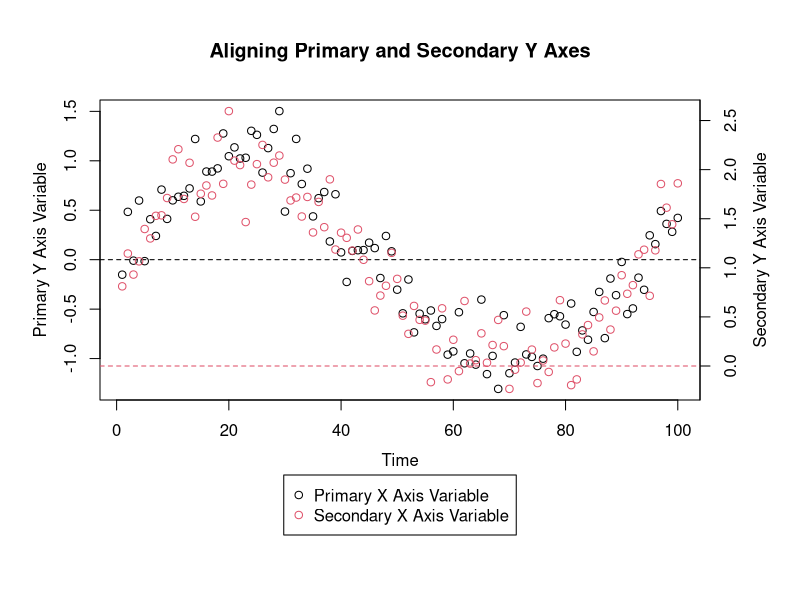
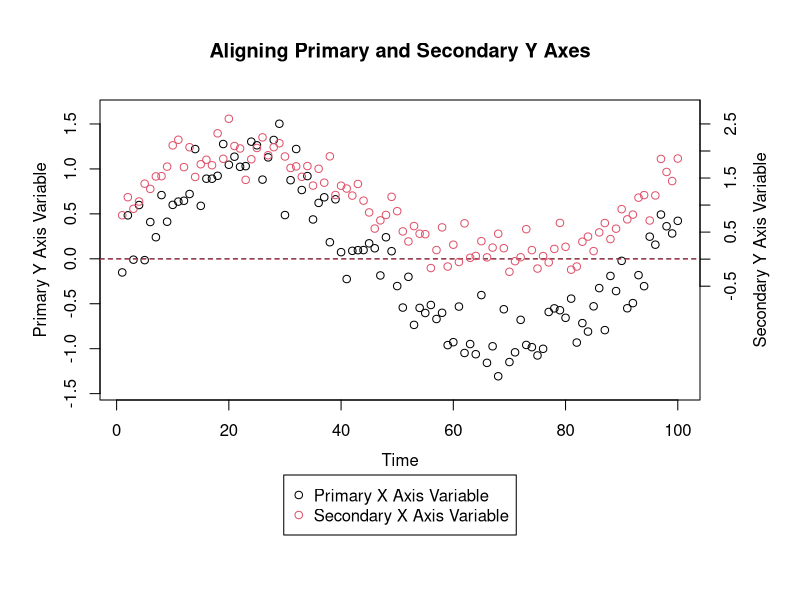

Reproduce these figures in R, in order.

# Aligning a Value on Primary and Secondary Y Axes in R
# David Moore


# You might want to align a value (such as 0) on both the
# primary and secondary y axes. Aligning values can't
# typically be done by default. You could manually
# define axis limits for both axes to align a value, but
# if you manually choose values for these limits, you
# might end up with more space on the top or the bottom
# of the graph than is desireable.

# This code will determine how to optimally align a value
# on both the primary and the secondary y axes such that
# there isn't too much additional space on the top or the
# bottom of any graph.


# Generate some made-up data

Practice_Data <- data.frame(Time = 1:100, Primary_Y_Axis_Variable = sin(1:100 / 15) + rnorm(100, 0, 0.25), Secondary_Y_Axis_Variable = sin(1:100 / 15) + rnorm(100, 1, 0.25))


# Graph the data

par(mar = c(10, 5, 5, 5))
with(Practice_Data, plot(Time, Primary_Y_Axis_Variable, xlab = "", ylab = ""))
mtext("Time", 1, 2.5)
mtext("Primary Y Axis Variable", 2, 2.5)
title("Aligning Primary and Secondary Y Axes")
abline(h = 0, lty = 2)
par(new = T)
with(Practice_Data, plot(Time, Secondary_Y_Axis_Variable, col = 2, xlab = "", ylab = "", axes = F))
axis(4, pretty(Practice_Data$Secondary_Y_Axis_Variable))
mtext("Secondary Y Axis Variable", 4, 2.5)
abline(h = 0, col = 2, lty = 2)
legend("bottom", legend = c("Primary X Axis Variable", "Secondary X Axis Variable"), pch = 1, col = 1:2, xpd = T, inset = c(0, -0.45))


# On this graph, it might be desireable to line up the two
# y axes such that 0 is at the same height on the graph for
# both of them.

# The code below will line up a value on both axes. This
# value doesn't necessarily have to be 0, and we will
# define the value by defining a 'Value_to_Align' object.

# This code takes care of all possibly situations. First,
# it determines which axis to shift - to align a particular
# value, only one axis can be shifted if all data points
# are still to appear on the graph. Then, it determines
# whether this axis will have to be shifted up or down (or
# neither, if it is already aligned).


# Let's first define the value to align the axes by.

Value_to_Align <- 0


# Let's also calculate axis buffers. These buffers will
# determine the minimum amount of space to leave on the
# top and the bottom of each graph. I arbitrarily
# selected a 10 % buffer so that 5 % of the axis range
# will be left as blank space on each end (the top and
# the bottom) of the graph. We will add this value to
# the maximum finite value to get the upper axis range
# limit for each axis separately and we will subtract
# this value to the minimum finite value to get the
# lower axis range limit for each axis separately.

Minimum_Primary_Y_Axis_Variable_Value <- min(Practice_Data$Primary_Y_Axis_Variable[is.finite(Practice_Data$Primary_Y_Axis_Variable)])
Maximum_Primary_Y_Axis_Variable_Value <- max(Practice_Data$Primary_Y_Axis_Variable[is.finite(Practice_Data$Primary_Y_Axis_Variable)])
Minimum_Secondary_Y_Axis_Variable_Value <- min(Practice_Data$Secondary_Y_Axis_Variable[is.finite(Practice_Data$Secondary_Y_Axis_Variable)])
Maximum_Secondary_Y_Axis_Variable_Value <- max(Practice_Data$Secondary_Y_Axis_Variable[is.finite(Practice_Data$Secondary_Y_Axis_Variable)])
Primary_Y_Axis_Buffer <- ((Maximum_Primary_Y_Axis_Variable_Value - Minimum_Primary_Y_Axis_Variable_Value) * 1.1 - (Maximum_Primary_Y_Axis_Variable_Value - Minimum_Primary_Y_Axis_Variable_Value)) / 2
Secondary_Y_Axis_Buffer <- ((Maximum_Secondary_Y_Axis_Variable_Value - Minimum_Secondary_Y_Axis_Variable_Value) * 1.1 - (Maximum_Secondary_Y_Axis_Variable_Value - Minimum_Secondary_Y_Axis_Variable_Value)) / 2


# Now, we'll determine which axis we will shift. Again,
# only one axis can be shifted to align the value we
# chose while ensuring all data points still appear on
# the graph. To figure out which axis to shift, we can
# see which variable already has the value we wish to
# align closer to plot center.

Ratio_of_Value_to_Align_to_Primary_Y_Axis_Range <- (Value_to_Align - Minimum_Primary_Y_Axis_Variable_Value) / (Maximum_Primary_Y_Axis_Variable_Value - Minimum_Primary_Y_Axis_Variable_Value)
Ratio_of_Value_to_Align_to_Secondary_Y_Axis_Range <- (Value_to_Align - Minimum_Secondary_Y_Axis_Variable_Value) / (Maximum_Secondary_Y_Axis_Variable_Value - Minimum_Secondary_Y_Axis_Variable_Value)
if (abs(0.5 - Ratio_of_Value_to_Align_to_Primary_Y_Axis_Range) > abs(0.5 - Ratio_of_Value_to_Align_to_Secondary_Y_Axis_Range)) {
  Axis_to_Align <- "Primary"
} else if (abs(0.5 - Ratio_of_Value_to_Align_to_Primary_Y_Axis_Range) < abs(0.5 - Ratio_of_Value_to_Align_to_Secondary_Y_Axis_Range)) {
  Axis_to_Align <- "Secondary"
} else if (abs(0.5 - Ratio_of_Value_to_Align_to_Primary_Y_Axis_Range) == abs(0.5 - Ratio_of_Value_to_Align_to_Secondary_Y_Axis_Range)) {
  Axis_to_Align <- "Neither"
}


# Now that we know which axis's scale will need to be
# altered, we can calculate the new axis limits.
# Essentially, we will alter the axis we need to
# rescale such that the ratio of the value to align
# to the overall axis range for that axis will be the
# same as that ratio for the axis that isn't being
# altered.

if (Axis_to_Align == "Primary") {
  Primary_Y_Axis_Range <- if(Ratio_of_Value_to_Align_to_Secondary_Y_Axis_Range > Ratio_of_Value_to_Align_to_Primary_Y_Axis_Range) {
    # This part takes care of the case when the primary axis's scale must shift up to align properly
    c(((Ratio_of_Value_to_Align_to_Secondary_Y_Axis_Range * Maximum_Primary_Y_Axis_Variable_Value - Value_to_Align) / (Ratio_of_Value_to_Align_to_Secondary_Y_Axis_Range - 1)) - Primary_Y_Axis_Buffer, Maximum_Primary_Y_Axis_Variable_Value + Primary_Y_Axis_Buffer)
  } else if (Ratio_of_Value_to_Align_to_Primary_Y_Axis_Range > Ratio_of_Value_to_Align_to_Secondary_Y_Axis_Range) {
    # This part takes care of the case when the primary axis's scale must shift down to align properly
    c(Minimum_Primary_Y_Axis_Variable_Value - Primary_Y_Axis_Buffer, ((Value_to_Align - Minimum_Primary_Y_Axis_Variable_Value + Ratio_of_Value_to_Align_to_Secondary_Y_Axis_Range * Minimum_Primary_Y_Axis_Variable_Value) / Ratio_of_Value_to_Align_to_Secondary_Y_Axis_Range) + Primary_Y_Axis_Buffer)
  }
  Secondary_Y_Axis_Range <- c(Minimum_Secondary_Y_Axis_Variable_Value - Secondary_Y_Axis_Buffer, Maximum_Secondary_Y_Axis_Variable_Value + Secondary_Y_Axis_Buffer)
} else if (Axis_to_Align == "Secondary") {
  Primary_Y_Axis_Range <- c(Minimum_Primary_Y_Axis_Variable_Value - Primary_Y_Axis_Buffer, Maximum_Primary_Y_Axis_Variable_Value + Primary_Y_Axis_Buffer)
  Secondary_Y_Axis_Range <- if(Ratio_of_Value_to_Align_to_Primary_Y_Axis_Range > Ratio_of_Value_to_Align_to_Secondary_Y_Axis_Range) {
    # This part takes care of the case when the secondary axis's scale must shift up to align properly
    c(((Ratio_of_Value_to_Align_to_Primary_Y_Axis_Range * Maximum_Secondary_Y_Axis_Variable_Value - Value_to_Align) / (Ratio_of_Value_to_Align_to_Primary_Y_Axis_Range - 1) - Secondary_Y_Axis_Buffer), Maximum_Secondary_Y_Axis_Variable_Value + Secondary_Y_Axis_Buffer)
  } else if (Ratio_of_Value_to_Align_to_Secondary_Y_Axis_Range > Ratio_of_Value_to_Align_to_Primry_Y_Axis_Range) {
    # This part takes care of the case when the secondary axis's scale must shift down to align properly
    c(Minimum_Secondary_Y_Axis_Variable_Value - Secondary_Y_Axis_Buffer, ((Value_to_Align - Minimum_Secondary_Y_Axis_Variable_Value + Ratio_of_Value_to_Align_to_Primary_Y_Axis_Range * Minimum_Secondary_Y_Axis_Variable_Value) / Ratio_of_Value_to_Align_to_Primary_Y_Axis_Range) + Secondary_Y_Axis_Buffer)
  }
} else if (Axis_to_Align == "Neither") {
  Primary_Y_Axis_Range <- c(Minimum_Primary_Y_Axis_Variable_Value - Primary_Y_Axis_Buffer, Maximum_Primary_Y_Axis_Variable_Value + Primary_Y_Axis_Buffer)
  Secondary_Y_Axis_Range <- c(Minimum_Secondary_Y_Axis_Variable_Value - Secondary_Y_Axis_Buffer, Maximum_Secondary_Y_Axis_Variable_Value + Secondary_Y_Axis_Buffer)
}


# Here is the final product:

par(mar = c(10, 5, 5, 5))
with(Practice_Data, plot(Time, Primary_Y_Axis_Variable, xlab = "", ylab = "", ylim = Primary_Y_Axis_Range))
mtext("Time", 1, 2.5)
mtext("Primary Y Axis Variable", 2, 2.5)
title("Aligning Primary and Secondary Y Axes")
abline(h = 0, lty = 2)
par(new = T)
with(Practice_Data, plot(Time, Secondary_Y_Axis_Variable, col = 2, xlab = "", ylab = "", ylim = Secondary_Y_Axis_Range, axes = F))
axis(4, pretty(Practice_Data$Secondary_Y_Axis_Variable))
mtext("Secondary Y Axis Variable", 4, 2.5)
abline(h = 0, col = 2, lty = 2)
legend("bottom", legend = c("Primary X Axis Variable", "Secondary X Axis Variable"), pch = 1, col = 1:2, xpd = T, inset = c(0, -0.45))
